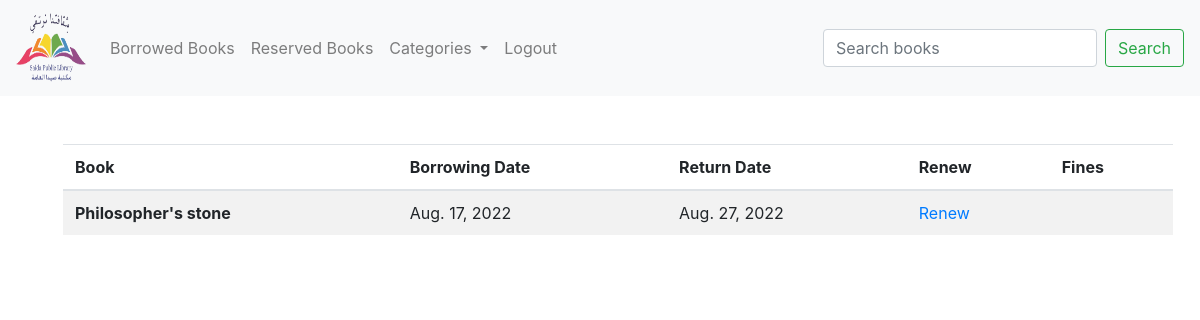
/borrowed_books/3 (signed in), run on an earlier commit of the app's database.
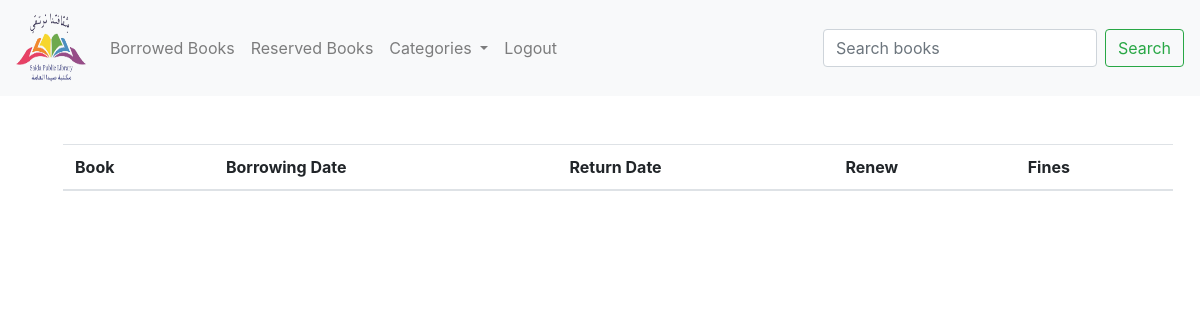
And on a later commit of the database.
### booksTransaction/models.py (models this page shows, shortened)
class Borrowing(models.Model):
    book=models.ForeignKey(Book,on_delete=models.CASCADE)
    user=models.ForeignKey(User,on_delete=models.CASCADE)
    borrow_date=models.DateField(default=datetime.datetime.now())
    return_date=models.DateField(blank=True, null=True)
    renew_borrowing=models.BooleanField(default=False)
    @property
    def fines(self):
        return ((datetime.date.today()-self.return_date).days)*5

### books/models.py (models this page shows, shortened)
class Book(models.Model):
    book_title=models.CharField('book_title',max_length=120)
    description=models.TextField('description',null=True)
    author_name=models.CharField('author_name',max_length=120)
    number_of_pages=models.IntegerField('number_of_pages')
    number_of_copies=models.IntegerField('number_of_copies')
    publication_year=models.IntegerField('publication_year')
    lang_id=models.ForeignKey(Language,on_delete=models.CASCADE)
    cat_id=models.ForeignKey(Category,on_delete=models.CASCADE)
    book_img=models.ImageField(null=True,blank=True,upload_to="assets/")

### booksTransaction/views.py (the view)
# urls.py: path('borrowed_books/<user_id>',booksTrans_view.borrowed_books,name="borrowed_books"),
@login_required(login_url='login')
def borrowed_books(request,user_id):
    member=User.objects.get(pk=user_id)
    borrowed_books=Borrowing.objects.filter(user=member)
    return render(request,"borrowed.html",{'books':borrowed_books,'cats':cats})

### books/models.py (called while the page is built)
    def __str__(self):
        return self.name

### booksTransaction/templates/borrowed.html (shortened to what this page needs)
{% extends 'base.html' %}
{% block content %}
<table class="table table-striped">
    <thead>
      <tr>
        <th scope="col">Book</th>
        <th scope="col">Borrowing Date</th>
        <th scope="col">Return Date</th>
        <th scope="col">Renew</th>
        <th scope="col">Fines</th>
      </tr>
    </thead>
    <tbody>
        {% for book in books %}
            <tr>
                <th scope="row">{{book.book.book_title}}</th>
                <td>{{book.borrow_date}}</td>
                <td>{{book.return_date}}</td>
                <td>
                    {% if not book.renew_borrowing %}
                        <a href="{% url 'renew_borrowing' book.book.id book.user.id %}"">Renew</a>
                    {% endif %}
                </td>
                <td>
                </td>
            </tr>
        {% endfor %}
    </tbody>
  </table>
{% endblock %}

What changed in the data, as far as the page shows it:
no longer on this page (row edited): Borrowing: book.book_title "Philosopher's stone", borrow_date "Aug. 17, 2022", return_date "Aug. 27, 2022", renew_borrowing "Renew"
